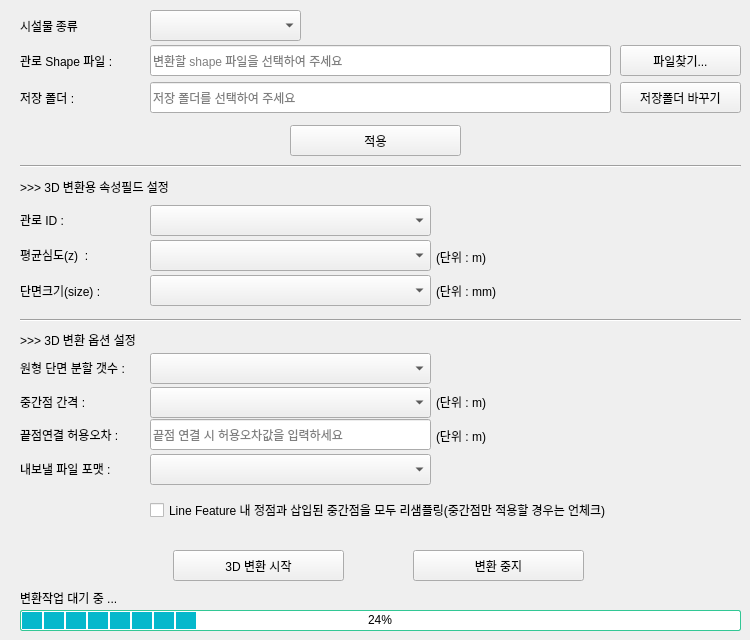
    <widget class="QWidget" name="tab_1">
     <attribute name="title">
      <string>평균심도방식        </string>
     </attribute>
     <widget class="QLabel" name="lblCircleSeg">
      <property name="geometry">
       <rect>
        <x>20</x>
        <y>360</y>
        <width>116</width>
        <height>16</height>
       </rect>
      </property>
      <property name="styleSheet">
       <string notr="true">font: 600 9pt &quot;나눔고딕&quot;;</string>
      </property>
      <property name="text">
       <string>원형 단면 분할 갯수 :</string>
      </property>
     </widget>
     <widget class="QLabel" name="lblFacilName">
      <property name="geometry">
       <rect>
        <x>20</x>
        <y>15</y>
        <width>121</width>
        <height>21</height>
       </rect>
      </property>
      <property name="font">
       <font>
        <family>나눔고딕</family>
        <pointsize>9</pointsize>
        <italic>false</italic>
        <fontweight>DemiBold</fontweight>
       </font>
      </property>
      <property name="styleSheet">
       <string notr="true">font: 600 9pt &quot;나눔고딕&quot;;</string>
      </property>
      <property name="text">
       <string>시설물 종류</string>
      </property>
     </widget>
     <widget class="QPushButton" name="btnStop">
      <property name="geometry">
       <rect>
        <x>413</x>
        <y>550</y>
        <width>171</width>
        <height>31</height>
       </rect>
      </property>
      <property name="styleSheet">
       <string notr="true">background-color: #f0f0f0;
border-color: rgb(255, 255, 255);</string>
      </property>
      <property name="text">
       <string>변환 중지</string>
      </property>
     </widget>
     <widget class="QComboBox" name="cmbExportFileFormat">
      <property name="geometry">
       <rect>
        <x>150</x>
        <y>454</y>
        <width>281</width>
        <height>31</height>
       </rect>
      </property>
      <property name="placeholderText">
       <string>내보낼 파일 형식을 선택하여 주세요</string>
      </property>
     </widget>
     <widget class="Line" name="line">
      <property name="geometry">
       <rect>
        <x>20</x>
        <y>156</y>
        <width>721</width>
        <height>20</height>
       </rect>
      </property>
      <property name="styleSheet">
       <string notr="true">color: rgb(255, 255, 255);</string>
      </property>
      <property name="orientation">
       <enum>Qt::Orientation::Horizontal</enum>
      </property>
     </widget>
     <widget class="QComboBox" name="cmbResamplingIntervals">
      <property name="geometry">
       <rect>
        <x>150</x>
        <y>387</y>
        <width>281</width>
        <height>31</height>
       </rect>
      </property>
      <property name="placeholderText">
       <string>선형 중간점 간격을 설정하여 주세요</string>
      </property>
     </widget>
     <widget class="QPushButton" name="btnApply">
      <property name="geometry">
       <rect>
        <x>290</x>
        <y>125</y>
        <width>171</width>
        <height>31</height>
       </rect>
      </property>
      <property name="styleSheet">
       <string notr="true">background-color: #f0f0f0;
border-color: rgb(255, 255, 255);</string>
      </property>
      <property name="text">
       <string>적용</string>
      </property>
     </widget>
     <widget class="QLabel" name="lblSaveFolder">
      <property name="geometry">
       <rect>
        <x>20</x>
        <y>87</y>
        <width>121</width>
        <height>21</height>
       </rect>
      </property>
      <property name="styleSheet">
       <string notr="true">font: 600 9pt &quot;나눔고딕&quot;;</string>
      </property>
      <property name="text">
       <string>저장 폴더 :</string>
      </property>
     </widget>
     <widget class="QLabel" name="lblSize">
      <property name="geometry">
       <rect>
        <x>20</x>
        <y>283</y>
        <width>116</width>
        <height>16</height>
       </rect>
      </property>
      <property name="styleSheet">
       <string notr="true">font: 600 9pt &quot;나눔고딕&quot;;</string>
      </property>
      <property name="text">
       <string>단면크기(size) :</string>
      </property>
     </widget>
     <widget class="QComboBox" name="cmbSizeSelect">
      <property name="geometry">
       <rect>
        <x>150</x>
        <y>275</y>
        <width>281</width>
        <height>31</height>
       </rect>
      </property>
      <property name="placeholderText">
       <string>구경 크기 항목 선택</string>
      </property>
     </widget>
     <widget class="QPushButton" name="btnSaveFolderBrowse">
      <property name="geometry">
       <rect>
        <x>620</x>
        <y>82</y>
        <width>121</width>
        <height>31</height>
       </rect>
      </property>
      <property name="styleSheet">
       <string notr="true">background-color: #f0f0f0;</string>
      </property>
      <property name="text">
       <string>저장폴더 바꾸기</string>
      </property>
      <property name="autoDefault">
       <bool>false</bool>
      </property>
     </widget>
     <widget class="Line" name="line_2">
      <property name="geometry">
       <rect>
        <x>20</x>
        <y>310</y>
        <width>721</width>
        <height>20</height>
       </rect>
      </property>
      <property name="styleSheet">
       <string notr="true">color: rgb(255, 255, 255);</string>
      </property>
      <property name="orientation">
       <enum>Qt::Orientation::Horizontal</enum>
      </property>
     </widget>
     <widget class="QLabel" name="lblStartDepth">
      <property name="geometry">
       <rect>
        <x>20</x>
        <y>247</y>
        <width>116</width>
        <height>16</height>
       </rect>
      </property>
      <property name="styleSheet">
       <string notr="true">font: 600 9pt &quot;나눔고딕&quot;;</string>
      </property>
      <property name="text">
       <string>평균심도(z)  :</string>
      </property>
     </widget>
     <widget class="QLabel" name="lblExportFile">
      <property name="geometry">
       <rect>
        <x>20</x>
        <y>461</y>
        <width>116</width>
        <height>16</height>
       </rect>
      </property>
      <property name="styleSheet">
       <string notr="true">font: 600 9pt &quot;나눔고딕&quot;;</string>
      </property>
      <property name="text">
       <string>내보낼 파일 포맷 :</string>
      </property>
     </widget>
     <widget class="QPushButton" name="btnStart">
      <property name="geometry">
       <rect>
        <x>173</x>
        <y>550</y>
        <width>171</width>
        <height>31</height>
       </rect>
      </property>
      <property name="styleSheet">
       <string notr="true">background-color: #f0f0f0;
border-color: rgb(255, 255, 255);</string>
      </property>
      <property name="text">
       <string>3D 변환 시작</string>
      </property>
     </widget>
     <widget class="QPushButton" name="btnBrowse">
      <property name="geometry">
       <rect>
        <x>620</x>
        <y>45</y>
        <width>121</width>
        <height>31</height>
       </rect>
      </property>
      <property name="styleSheet">
       <string notr="true">background-color: #f0f0f0;</string>
      </property>
      <property name="text">
       <string>파일찾기...</string>
      </property>
      <property name="autoDefault">
       <bool>false</bool>
      </property>
     </widget>
     <widget class="QLabel" name="lblShapeFile_4">
      <property name="geometry">
       <rect>
        <x>20</x>
        <y>329</y>
        <width>201</width>
        <height>21</height>
       </rect>
      </property>
      <property name="styleSheet">
       <string notr="true">font: 700 9pt &quot;맑은 고딕&quot;;</string>
      </property>
      <property name="text">
       <string>&gt;&gt;&gt; 3D 변환 옵션 설정</string>
      </property>
     </widget>
     <widget class="QComboBox" name="cmbDepthSelect">
      <property name="geometry">
       <rect>
        <x>150</x>
        <y>240</y>
        <width>281</width>
        <height>31</height>
       </rect>
      </property>
      <property name="placeholderText">
       <string>깊이값 항목 선택</string>
      </property>
     </widget>
     <widget class="QLabel" name="label_10">
      <property name="geometry">
       <rect>
        <x>436</x>
        <y>249</y>
        <width>211</width>
        <height>16</height>
       </rect>
      </property>
      <property name="styleSheet">
       <string notr="true">font: 9pt &quot;나눔고딕&quot;;</string>
      </property>
      <property name="text">
       <string>(단위 : m)</string>
      </property>
     </widget>
     <widget class="QComboBox" name="cmbFacilType">
      <property name="geometry">
       <rect>
        <x>150</x>
        <y>10</y>
        <width>151</width>
        <height>31</height>
       </rect>
      </property>
      <property name="placeholderText">
       <string>관로종류 선택</string>
      </property>
     </widget>
     <widget class="QLabel" name="label_9">
      <property name="geometry">
       <rect>
        <x>436</x>
        <y>283</y>
        <width>211</width>
        <height>16</height>
       </rect>
      </property>
      <property name="styleSheet">
       <string notr="true">font: 9pt &quot;나눔고딕&quot;;</string>
      </property>
      <property name="text">
       <string>(단위 : mm)</string>
      </property>
     </widget>
     <widget class="QLabel" name="lblShapeFile">
      <property name="geometry">
       <rect>
        <x>20</x>
        <y>50</y>
        <width>121</width>
        <height>21</height>
       </rect>
      </property>
      <property name="styleSheet">
       <string notr="true">font: 600 9pt &quot;나눔고딕&quot;;</string>
      </property>
      <property name="text">
       <string>관로 Shape 파일 :</string>
      </property>
     </widget>
     <widget class="QComboBox" name="cmbCircleSeg">
      <property name="geometry">
       <rect>
        <x>150</x>
        <y>353</y>
        <width>281</width>
        <height>31</height>
       </rect>
      </property>
      <property name="placeholderText">
       <string>원형 단면 분할 갯수를 선택하여 주세요</string>
      </property>
     </widget>
     <widget class="QLineEdit" name="ledSaveFolder">
      <property name="geometry">
       <rect>
        <x>150</x>
        <y>82</y>
        <width>461</width>
        <height>31</height>
       </rect>
      </property>
      <property name="styleSheet">
       <string notr="true">font: 9pt &quot;맑은 고딕&quot;;</string>
      </property>
      <property name="placeholderText">
       <string>저장 폴더를 선택하여 주세요</string>
      </property>
     </widget>
     <widget class="QLineEdit" name="ledShapeFile">
      <property name="geometry">
       <rect>
        <x>150</x>
        <y>45</y>
        <width>461</width>
        <height>31</height>
       </rect>
      </property>
      <property name="styleSheet">
       <string notr="true">font: 9pt &quot;맑은 고딕&quot;;</string>
      </property>
      <property name="placeholderText">
       <string>변환할 shape 파일을 선택하여 주세요</string>
      </property>
     </widget>
     <widget class="QLabel" name="lblShapeFile_3">
      <property name="geometry">
       <rect>
        <x>20</x>
        <y>176</y>
        <width>201</width>
        <height>21</height>
       </rect>
      </property>
      <property name="styleSheet">
       <string notr="true">font: 700 9pt &quot;맑은 고딕&quot;;</string>
      </property>
      <property name="text">
       <string>&gt;&gt;&gt; 3D 변환용 속성필드 설정</string>
      </property>
     </widget>
     <widget class="QLabel" name="lblResampling">
      <property name="geometry">
       <rect>
        <x>20</x>
        <y>394</y>
        <width>116</width>
        <height>16</height>
       </rect>
      </property>
      <property name="styleSheet">
       <string notr="true">font: 600 9pt &quot;나눔고딕&quot;;</string>
      </property>
      <property name="text">
       <string>중간점 간격 :</string>
      </property>
     </widget>
     <widget class="QLabel" name="label_13">
      <property name="geometry">
       <rect>
        <x>436</x>
        <y>394</y>
        <width>211</width>
        <height>16</height>
       </rect>
      </property>
      <property name="styleSheet">
       <string notr="true">font: 9pt &quot;나눔고딕&quot;;</string>
      </property>
      <property name="text">
       <string>(단위 : m)</string>
      </property>
     </widget>
     <widget class="QProgressBar" name="progressBar">
      <property name="geometry">
       <rect>
        <x>20</x>
        <y>610</y>
        <width>721</width>
        <height>21</height>
       </rect>
      </property>
      <property name="styleSheet">
       <string notr="true">QProgressBar {
    border: 1px solid gray;
    border-radius: 2px;
    text-align: center;
    color: black;
	border-color: rgb(50, 199, 149);
}

QProgressBar::chunk {
    background-color: #05B8CC;
    width: 20px;
    margin: 0.5px;
}</string>
      </property>
      <property name="value">
       <number>24</number>
      </property>
     </widget>
     <widget class="QLabel" name="lblConnectTol">
      <property name="geometry">
       <rect>
        <x>20</x>
        <y>427</y>
        <width>116</width>
        <height>16</height>
       </rect>
      </property>
      <property name="styleSheet">
       <string notr="true">font: 600 9pt &quot;나눔고딕&quot;;</string>
      </property>
      <property name="text">
       <string>끝점연결 허용오차 :</string>
      </property>
     </widget>
     <widget class="QLabel" name="label_16">
      <property name="geometry">
       <rect>
        <x>436</x>
        <y>428</y>
        <width>211</width>
        <height>16</height>
       </rect>
      </property>
      <property name="styleSheet">
       <string notr="true">font: 9pt &quot;나눔고딕&quot;;</string>
      </property>
      <property name="text">
       <string>(단위 : m)</string>
      </property>
     </widget>
     <widget class="QLineEdit" name="ledConnectTolerance">
      <property name="geometry">
       <rect>
        <x>150</x>
        <y>419</y>
        <width>281</width>
        <height>31</height>
       </rect>
      </property>
      <property name="styleSheet">
       <string notr="true">font: 9pt &quot;맑은 고딕&quot;;</string>
      </property>
      <property name="placeholderText">
       <string>끝점 연결 시 허용오차값을 입력하세요</string>
      </property>
     </widget>
     <widget class="QLabel" name="lblProgressMsg">
      <property name="geometry">
       <rect>
        <x>20</x>
        <y>590</y>
        <width>601</width>
        <height>16</height>
       </rect>
      </property>
      <property name="styleSheet">
       <string notr="true">font: 9pt &quot;나눔고딕&quot;;</string>
      </property>
      <property name="text">
       <string>변환작업 대기 중 ...</string>
      </property>
     </widget>
     <widget class="QComboBox" name="cmbFeatureID">
      <property name="geometry">
       <rect>
        <x>150</x>
        <y>205</y>
        <width>281</width>
        <height>31</height>
       </rect>
      </property>
      <property name="placeholderText">
       <string>관로(Feature) 식별 항목</string>
      </property>
     </widget>
     <widget class="QLabel" name="lblFearueID">
      <property name="geometry">
       <rect>
        <x>20</x>
        <y>212</y>
        <width>116</width>
        <height>16</height>
       </rect>
      </property>
      <property name="styleSheet">
       <string notr="true">font: 600 9pt &quot;나눔고딕&quot;;</string>
      </property>
      <property name="text">
       <string>관로 ID :</string>
      </property>
     </widget>
     <widget class="QCheckBox" name="chkResampleOption_1">
      <property name="geometry">
       <rect>
        <x>150</x>
        <y>500</y>
        <width>571</width>
        <height>20</height>
       </rect>
      </property>
      <property name="text">
       <string>Line Feature 내 정점과 삽입된 중간점을 모두 리샘플링(중간점만 적용할 경우는 언체크)</string>
      </property>
     </widget>
    </widget>
